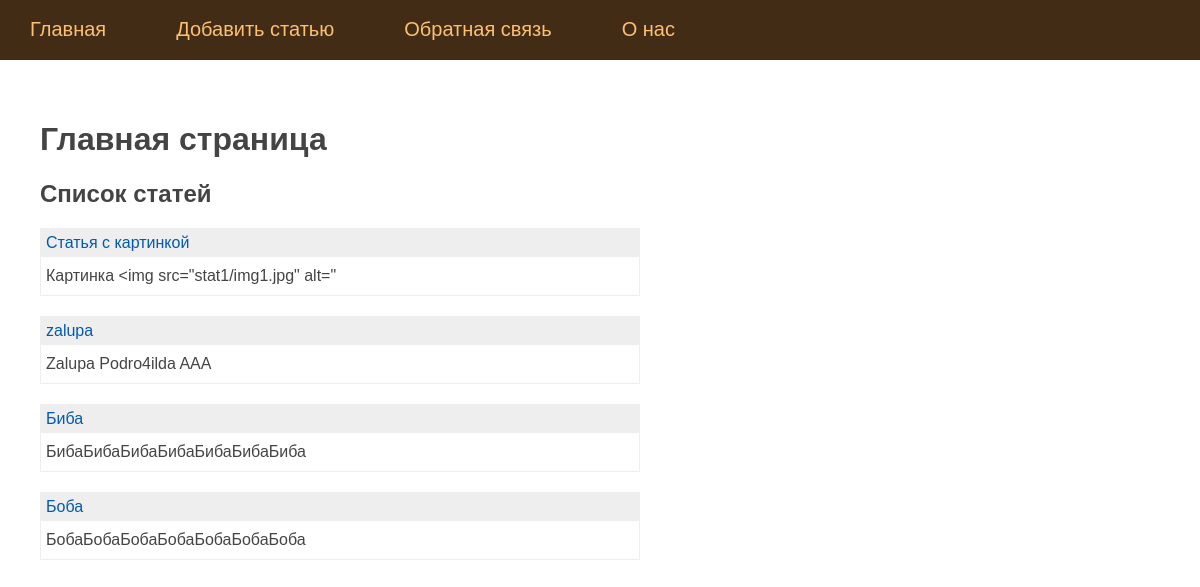
Before: / with the older database file.
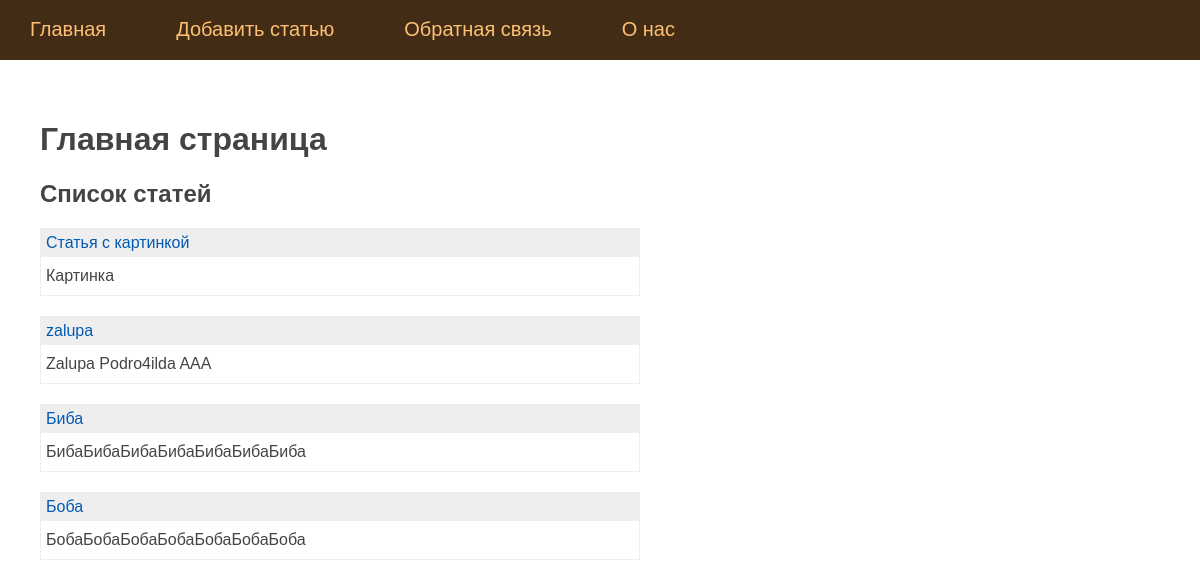
After: the same page with the newer database file.
### tables this page shows
CREATE TABLE posts (
    id integer PRIMARY KEY AUTOINCREMENT,
    title text NOT NULL,
    text text NOT NULL,
    url text NOT NULL,
    time integer NOT NULL
);

### app.py (the view)
@app.route('/')
def index():
    db = get_db()
    dbase = FDataBase(db)
    posts = dbase.getPostAnonce()
    return render_template('index.html', title = 'Главная страница', menu = dbase.getMenu(), posts = dbase.getPostAnonce())

### app.py (called while the page is built)
def connect_db():
    conn = sqlite3.connect(app.config['DATABASE'])
    conn.row_factory = sqlite3.Row
    return conn

def get_db():
    if not hasattr(g, 'link_db'):
        g.link_db = connect_db()
    return g.link_db

    def getMenu(self):
        sql = '''SELECT * FROM mainmenu'''
        try:
            self.__cur.execute(sql)
            res = self.__cur.fetchall()
            if res:
                return res
        except:
            print('Ошибка чтения из БД')
        return []

    def getPostAnonce(self):
        try:
            self.__cur.execute(f'SELECT id, title, text, url FROM posts ORDER BY time DESC')
            res = self.__cur.fetchall()
            if res:
                return res
        except sqlite3.Error as e:
            print('Ошибка обращения к БД: ' + str(e))
        return[]

### templates/index.html
{% extends 'base.html' %} {% block content %} {{ super() }}
<p><h2>Список статей</h2></p>
<ul class="list-posts">
    {% for p in posts %}
    <li>
        <p class="title"><a href="{{ url_for('showPost', alias=p.url)}}">{{p.title}}</a></p>
        <p class='annonce'>{{ p.text[:50] | striptags }}</p>
    </li>
    {%endfor%}
</ul>
{% endblock %}

Changed rows visible on the page:
changed posts "Статья с картинкой": text "Картинка <img src=\"stat1/img1.jpg\" alt=\"" → "Картинка"
